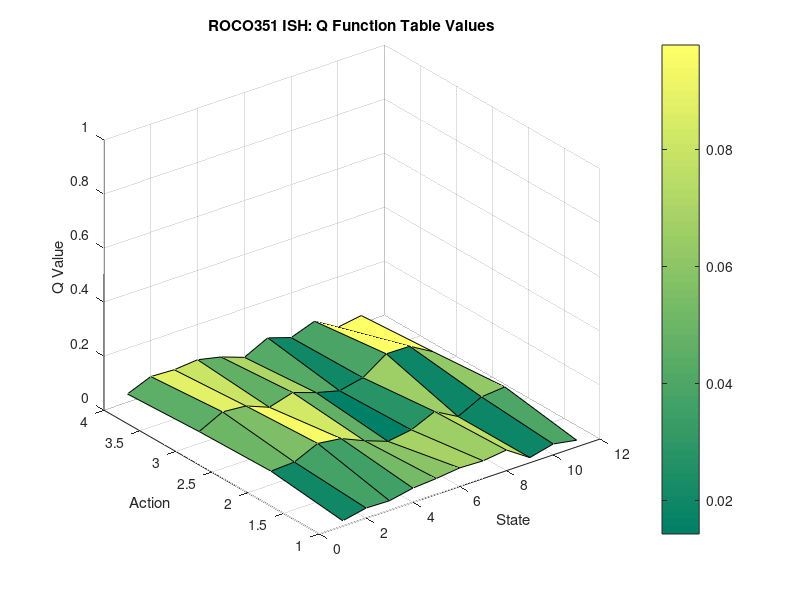

MATLAB code to generate this figure:
function qtable = initQ()

qtable = 0.01 + 0.09*rand(4,11); % create an 11x4 matrix of random numbers between 0.1 and 0.01

figure; % create a new figure
surf(qtable); % creates a surface plot of the values in the Q table
xlabel('State'); % create a label for x axis
ylabel('Action'); % create a label for y axis
zlabel('Q Value'); % create a label for z axis
title('ROCO351 ISH: Q Function Table Values'); % create a title for the figure
grid on; % turn the grid on

zlim([0 1]); % set the bounds of z axis to between 0 and 1
zticks(0:0.2:1); %set the z axis to go up in 0.2 increments 
colorbar; % create a colour bar to show size of the point as a colour coded scale
colormap summer;

end
